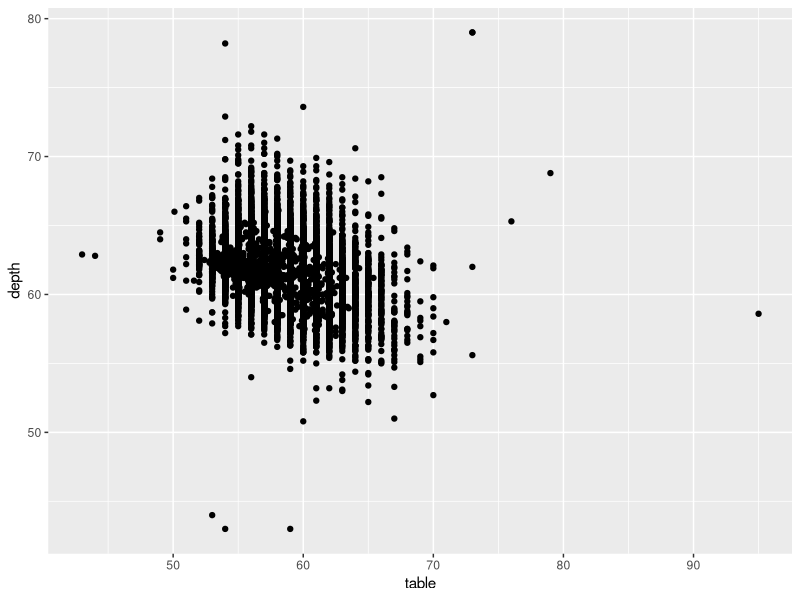
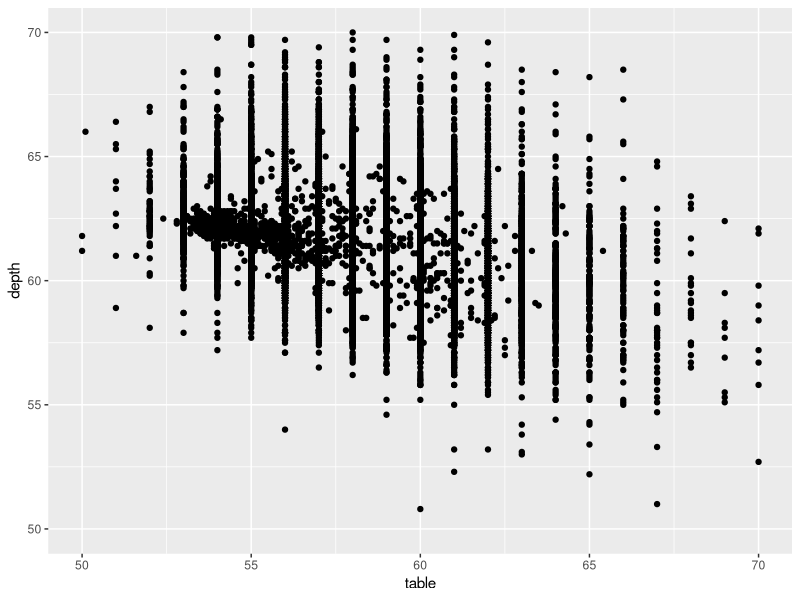
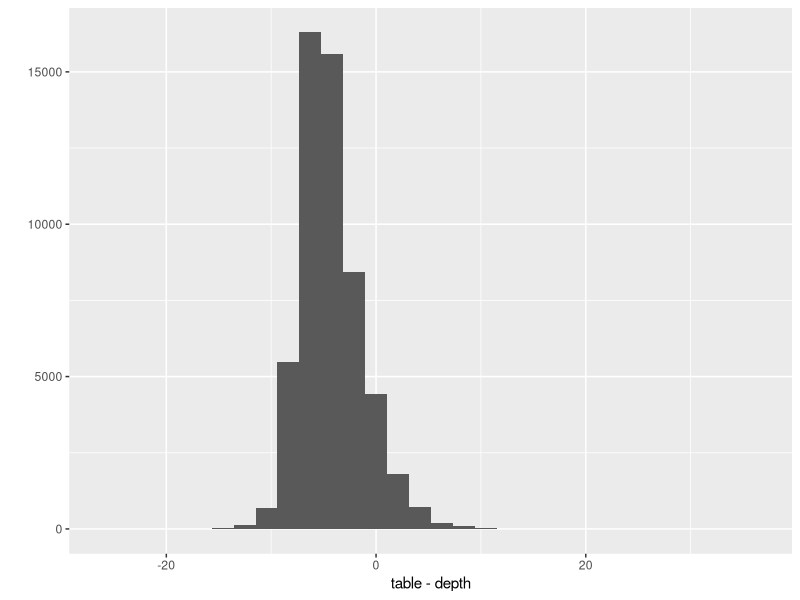
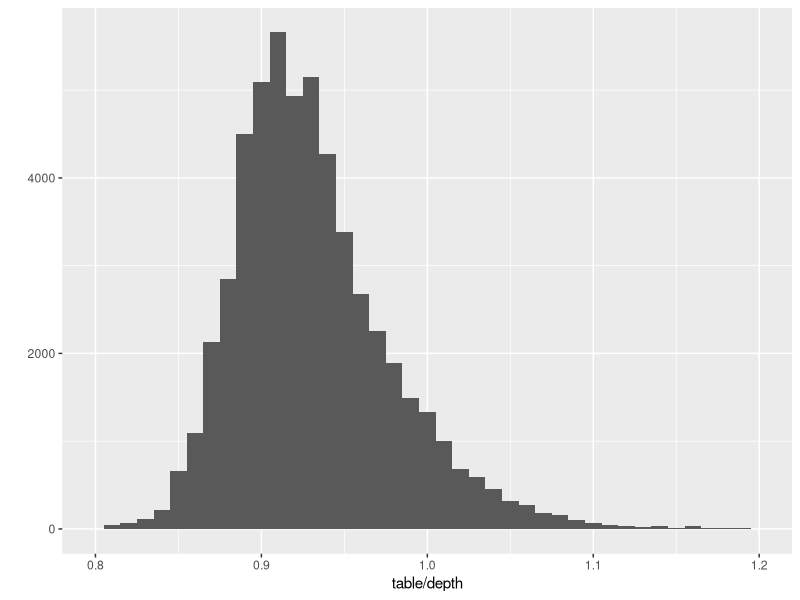
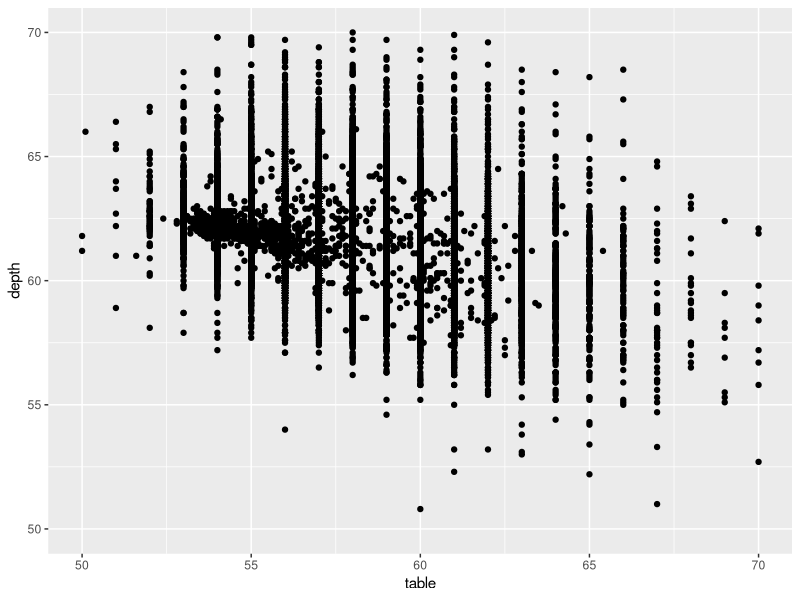
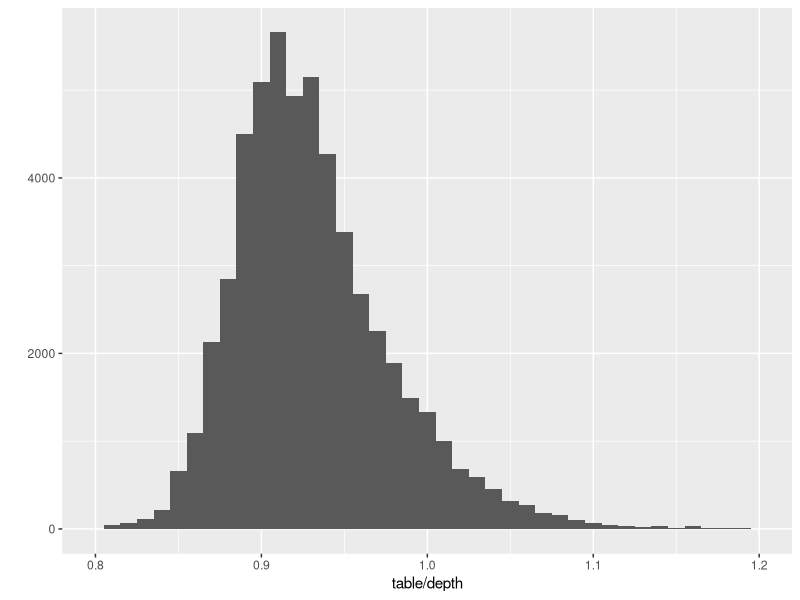

Write the R code that produced these figures, in order.
library(ggplot2)

# Table and depth -------------------------

qplot(table, depth, data = diamonds)
qplot(table, depth, data = diamonds, xlim = c(50, 70), ylim = c(50, 70))
ggsave(file = "table-depth.png", width = 6, height = 6)

# Is there a linear relationship?
qplot(table - depth, data = diamonds,
  geom = "histogram")

# This bin width seems the most revealing 
qplot(table / depth, data = diamonds, geom = "histogram", binwidth = 0.01,
  xlim = c(0.8, 1.2))
ggsave(file = "table-depth-ratio.pdf", width = 6, height = 6)

# Also tried: 0.05, 0.005, 0.002